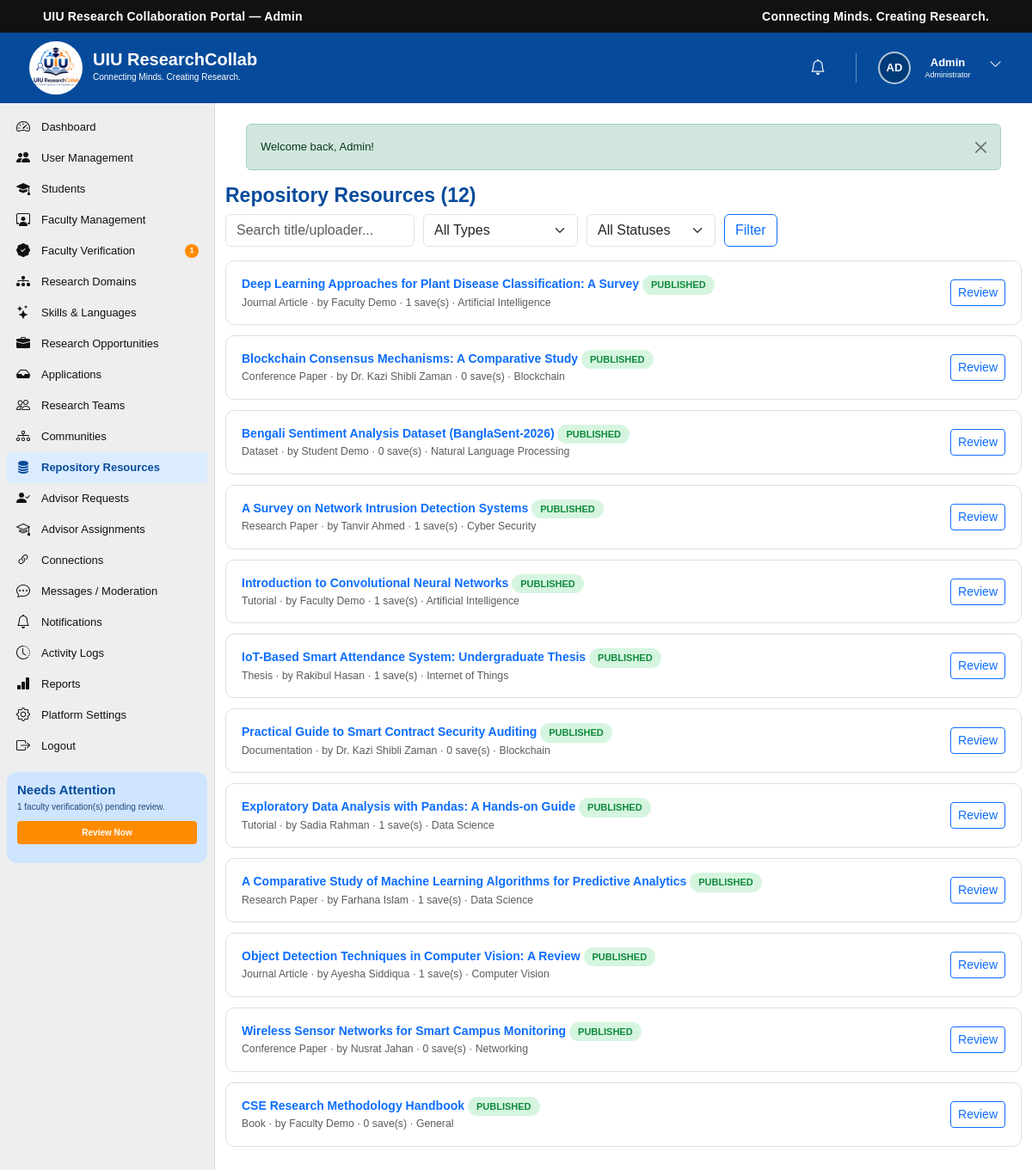
The app's page /admin/repository.php (signed in) with its own data.
### tables this page shows
CREATE TABLE `users` (
  `id` int(10) UNSIGNED NOT NULL,
  `name` varchar(100) NOT NULL,
  `email` varchar(150) NOT NULL,
  `password` varchar(255) NOT NULL,
  `role` enum('student','faculty','admin') NOT NULL DEFAULT 'student',
  `status` enum('active','inactive','suspended') NOT NULL DEFAULT 'active',
  `email_verified_at` datetime DEFAULT NULL,
  `last_login_at` datetime DEFAULT NULL,
  `created_at` timestamp NOT NULL DEFAULT current_timestamp(),
  `updated_at` timestamp NOT NULL DEFAULT current_timestamp() ON UPDATE current_timestamp()
);

CREATE TABLE IF NOT EXISTS `research_resources` (
  `id` int(10) UNSIGNED NOT NULL AUTO_INCREMENT,
  `uploaded_by` int(10) UNSIGNED NOT NULL,
  `title` varchar(250) NOT NULL,
  `description` text DEFAULT NULL,
  `resource_type` enum('Research Paper','Journal Article','Conference Paper','Dataset','Book','Thesis','Tutorial','Documentation','Other') NOT NULL DEFAULT 'Other',
  `author` varchar(200) DEFAULT NULL,
  `publication_year` year(4) DEFAULT NULL,
  `domain_id` int(10) UNSIGNED DEFAULT NULL,
  `file_path` varchar(500) DEFAULT NULL,
  `external_url` varchar(255) DEFAULT NULL,
  `thumbnail` varchar(255) DEFAULT NULL,
  `visibility` enum('Public','Students Only','Private') NOT NULL DEFAULT 'Public',
  `status` enum('Published','Draft') NOT NULL DEFAULT 'Published',
  `created_at` timestamp NOT NULL DEFAULT current_timestamp(),
  `updated_at` timestamp NOT NULL DEFAULT current_timestamp() ON UPDATE current_timestamp(),
  PRIMARY KEY (`id`),
  KEY `idx_resource_status` (`status`),
  KEY `idx_resource_type` (`resource_type`),
  KEY `fk_resource_domain` (`domain_id`),
  KEY `fk_resource_uploader` (`uploaded_by`)
);

CREATE TABLE `research_domains` (
  `id` int(10) UNSIGNED NOT NULL,
  `name` varchar(150) NOT NULL,
  `description` text DEFAULT NULL,
  `icon` varchar(100) DEFAULT NULL,
  `created_at` timestamp NOT NULL DEFAULT current_timestamp(),
  `updated_at` timestamp NOT NULL DEFAULT current_timestamp() ON UPDATE current_timestamp()
);

### includes/functions.php (called while the page is built, shortened)
<?php
function e(?string $value): string
{
    return htmlspecialchars((string)$value, ENT_QUOTES, 'UTF-8');
}
function base_url(): string
{
    static $base = null;
    if ($base === null) {
        $root    = str_replace('\\', '/', rtrim(dirname(__DIR__), '/\\'));
        $docRoot = str_replace('\\', '/', rtrim($_SERVER['DOCUMENT_ROOT'] ?? '', '/\\'));
        $base    = ($docRoot !== '' && strpos($root, $docRoot) === 0) ? substr($root, strlen($docRoot)) : '';
    }
    return $base;
}
function url(string $path): string
{
    return base_url() . $path;
}
function initials(string $name): string
{
    $parts = array_filter(preg_split('/\s+/', trim($name)));
    $parts = array_values($parts);
    $first = mb_substr($parts[0], 0, 1);
    $last  = count($parts) > 1 ? mb_substr(end($parts), 0, 1) : '';
    return mb_strtoupper($first . $last);
}

### includes/auth.php (called while the page is built, shortened)
<?php
function current_user_id(): ?int
{
    return isset($_SESSION['user_id']) ? (int)$_SESSION['user_id'] : null;
}
function is_logged_in(): bool
{
    return isset($_SESSION['user_id']);
}
function current_user(): ?array
{
    static $cache = null;
    if ($cache === null) {
        $stmt = db()->prepare('SELECT * FROM users WHERE id = ? LIMIT 1');
        $stmt->execute([current_user_id()]);
        $cache = $stmt->fetch() ?: null;
    }
    return $cache;
}

### config/database.php (called while the page is built, shortened)
<?php
function db(): PDO
{
    static $pdo = null;
    if ($pdo === null) {
        $dsn = 'mysql:host=' . DB_HOST . ';dbname=' . DB_NAME . ';charset=' . DB_CHARSET;
        try {
            $pdo = new PDO($dsn, DB_USER, DB_PASS, [
                PDO::ATTR_ERRMODE            => PDO::ERRMODE_EXCEPTION,
                PDO::ATTR_DEFAULT_FETCH_MODE => PDO::FETCH_ASSOC,
                PDO::ATTR_EMULATE_PREPARES   => false,
            ]);
        } catch (PDOException $e) {
            error_log('Database connection failed: ' . $e->getMessage());
            http_response_code(500);
            die('Service temporarily unavailable. Please try again later.');
        }
    }
    return $pdo;
}

### includes/admin_guard.php (called while the page is built, shortened)
<?php
$currentUser = current_user();

### admin/repository.php (the view, shortened to what this page needs)
<?php
require_once __DIR__ . '/../includes/admin_guard.php';
$pdo     = db();
$q = trim((string)($_GET['q'] ?? ''));
$where = ['1=1']; $params = [];
$stmt = $pdo->prepare(
    "SELECT r.*, u.name AS uploader_name, d.name AS domain_name, (SELECT COUNT(*) FROM saved_resources sr WHERE sr.resource_id = r.id) AS save_count
     FROM research_resources r JOIN users u ON u.id = r.uploaded_by LEFT JOIN research_domains d ON d.id = r.domain_id
     WHERE " . implode(' AND ', $where) . " ORDER BY r.created_at DESC LIMIT 60"
);
$stmt->execute($params);
$resources = $stmt->fetchAll();
?>
<!DOCTYPE html>
<html lang="en">
<head>
    <link href="https://cdn.jsdelivr.net/npm/bootstrap@5.3.3/dist/css/bootstrap.min.css" rel="stylesheet">
    <link rel="stylesheet" href="https://cdn.jsdelivr.net/npm/bootstrap-icons@1.11.3/font/bootstrap-icons.min.css">
    <link rel="stylesheet" href="../CSS/dashboard.css">
</head>
<body>
<?php require __DIR__ . '/../includes/admin_header.php'; ?>
<?php require __DIR__ . '/../includes/admin_sidebar.php'; ?>
    <main class="dashboard-main">
        <h2 style="color:var(--uiu-blue);font-size:23px;font-weight:700;">Repository Resources (<?= count($resources) ?>)</h2>
        <form method="get" class="filter-bar">
            <input type="text" name="q" value="<?= e($q) ?>" class="form-control" style="max-width:220px;" placeholder="Search title/uploader...">
            <select name="type" class="form-select" style="max-width:180px;"><option value="">All Types</option></select>
            <select name="status" class="form-select" style="max-width:150px;"><option value="">All Statuses</option></select>
            <button type="submit" class="btn btn-outline-primary">Filter</button>
        </form>
        <?php foreach ($resources as $r): ?>
            <div class="app-panel d-flex justify-content-between align-items-center flex-wrap gap-2">
                <div>
                    <div class="fw-semibold"><a href="<?= e(url('/admin/resource-details.php?id=' . $r['id'])) ?>" class="text-decoration-none"><?= e($r['title']) ?></a> <span class="pill <?= $r['status'] === 'Published' ? 'pill-green' : 'pill-gray' ?>"><?= e($r['status']) ?></span></div>
                    <div class="text-muted small"><?= e($r['resource_type']) ?> &middot; by <?= e($r['uploader_name']) ?> &middot; <?= (int)$r['save_count'] ?> save(s) &middot; <?= e($r['domain_name'] ?: 'General') ?></div>
                </div>
                <a href="<?= e(url('/admin/resource-details.php?id=' . $r['id'])) ?>" class="btn btn-sm btn-outline-primary">Review</a>
            </div>
        <?php endforeach; ?>
    </main>
<?php require __DIR__ . '/../includes/footer.php'; ?>
</body>
</html>

### includes/admin_header.php (shortened to what this page needs)
<div class="top-bar">
    <div class="container-fluid">
        <div class="row align-items-center">
            <div class="col-6">
                <div class="portal-title">UIU Research Collaboration Portal — Admin</div>
            </div>
            <div class="col-6 text-end">
                <div class="portal-tagline">Connecting Minds. Creating Research.</div>
            </div>
        </div>
    </div>
</div>
<header class="dashboard-header">
    <div class="dashboard-header-left">
        <a href="<?= e(url('/admin/dashboard.php')) ?>" class="dashboard-logo-link">
            <img src="<?= e(url('/IMAGES/logo.jpg')) ?>" alt="UIU ResearchCollab Logo" class="dashboard-logo">
        </a>
        <div class="dashboard-brand">
            <h1>UIU ResearchCollab</h1>
            <p>Connecting Minds. Creating Research.</p>
        </div>
    </div>
    <div class="dashboard-header-right">
        <div class="header-icon notification-icon">
            <a href="<?= e(url('/admin/notifications.php')) ?>" aria-label="Notifications">
                <i class="bi bi-bell"></i>
            </a>
        </div>
        <div class="dropdown dashboard-user-dropdown">
            <button class="dashboard-user btn p-0 border-0 bg-transparent" type="button" data-bs-toggle="dropdown" aria-expanded="false" aria-label="User menu">
                <span class="user-avatar avatar-initials"><?= e(initials($currentUser['name'])) ?></span>
                <div class="user-information">
                    <h3 class="user-first-name"><?= e(explode(' ', trim($currentUser['name']))[0] ?? $currentUser['name']) ?></h3>
                    <p>Administrator</p>
                </div>
                <span class="user-dropdown-button"><i class="bi bi-chevron-down"></i></span>
            </button>
        </div>
    </div>
</header>
<div class="dashboard-wrapper">

### CSS/dashboard.css (style rules this page uses)
:root { --uiu-blue: #064b9b; --uiu-dark-blue: #003b7a; --uiu-light-blue: #e5f0ff; --uiu-orange: #ff8c00; --uiu-green: #13a538; --uiu-purple: #7b3fc6; --uiu-teal: #00a99d; --text-dark: #111111; --text-medium: #444444; --text-light: #666666; --background: #f5f5f5; --card-background: #ffffff; --border-color: #dddddd; }
* { margin: 0; padding: 0; box-sizing: border-box; }
html { scroll-behavior: smooth; }
body { font-family: Arial, Helvetica, sans-serif; background-color: var(--background); color: var(--text-dark); font-size: 14px; overflow-x: hidden; }
a { text-decoration: none; }
button, input { font-family: inherit; }
img { max-width: 100%; display: block; }
.top-bar { width: 100%; min-height: 38px; background-color: #111111; color: #ffffff; display: flex; align-items: center; }
.top-bar .container-fluid { padding-left: 50px; padding-right: 50px; }
.portal-title { font-size: 14px; font-weight: 700; letter-spacing: 0.2px; line-height: 1.2; }
.portal-tagline { font-size: 14px; font-weight: 600; letter-spacing: 0.2px; line-height: 1.2; }
.dashboard-header { width: 100%; height: 82px; background-color: var(--uiu-blue); display: flex; align-items: center; justify-content: space-between; padding: 30px 30px; color: #ffffff; }
.dashboard-header-left { display: flex; align-items: center; height: 100%; flex-shrink: 0; }
.dashboard-logo-link { display: flex; align-items: center; justify-content: center; width: 70px; height: 70px; }
.dashboard-logo { width: 62px; height: 62px; object-fit: contain; border-radius: 50%; }
.dashboard-brand { margin-left: 8px; line-height: 1; }
.dashboard-brand h1 { margin: 0; color: #ffffff; font-size: 20px; font-weight: 700; line-height: 20px; }
.dashboard-brand p { margin: 1px 0 0; color: #ffffff; font-size: 10px; line-height: 20px; }
.dashboard-header-right { height: 100%; display: flex; align-items: center; justify-content: flex-end; gap: 15px; }
.header-icon { width: 38px; height: 42px; display: flex; align-items: center; justify-content: center; position: relative; }
.dashboard-user { height: 100%; display: flex; align-items: center; gap: 8px; }
.user-avatar { width: 38px; height: 38px; border-radius: 50%; object-fit: cover; border: 2px solid rgba(255, 255, 255, 0.7); }
.user-information { min-width: 70px; }
.user-information h3 { margin: 0; color: #ffffff; font-size: 13px; font-weight: 700; line-height: 16px; }
.user-information p { margin: 0; color: #ffffff; font-size: 9px; line-height: 12px; }
.user-dropdown-button { width: 25px; height: 30px; border: none; background: transparent; color: #ffffff; font-size: 15px; cursor: pointer; }
.dashboard-wrapper { width: 100%; min-height: calc(100vh - 102px); display: flex; align-items: stretch; }
.dashboard-main { flex: 1; min-width: 0; background-color: #ffffff; padding: 10px 12px 20px; }
.avatar-initials { display: flex; align-items: center; justify-content: center; background-color: var(--uiu-dark-blue); color: #ffffff; font-size: 13px; font-weight: 700; }
.header-icon a { width: 35px; height: 35px; border: none; background: transparent; color: #ffffff; font-size: 18px; cursor: pointer; display: flex; align-items: center; justify-content: center; position: relative; }
.dashboard-user-dropdown { height: 100%; display: flex; align-items: center; }

### admin/repository.php (style rules this page uses)
.app-panel { background:#fff;border:1px solid var(--border-color);border-radius:10px;padding:16px 18px;margin-bottom:12px }
.filter-bar { display:flex;flex-wrap:wrap;gap:10px;margin-bottom:16px }
.pill { display:inline-flex;align-items:center;padding:3px 10px;border-radius:20px;font-size:11px;font-weight:700;text-transform:uppercase }
.pill-green { background:#d6f5e0;color:#0f8a3c }

### records on screen
users: name "AD", name "Admin"
research_resources: title "Deep Learning Approaches for Plant Disease Classification: A Survey", status "PUBLISHED", resource_type "Journal Article", users.name "Faculty Demo", save_count "1", research_domains.name "Artificial Intelligence"
research_resources: title "Blockchain Consensus Mechanisms: A Comparative Study", status "PUBLISHED", resource_type "Conference Paper", users.name "Dr. Kazi Shibli Zaman", save_count "0", research_domains.name "Blockchain"
research_resources: title "Bengali Sentiment Analysis Dataset (BanglaSent-2026)", status "PUBLISHED", resource_type "Dataset", users.name "Student Demo", save_count "0", research_domains.name "Natural Language Processing"
research_resources: title "A Survey on Network Intrusion Detection Systems", status "PUBLISHED", resource_type "Research Paper", users.name "Tanvir Ahmed", save_count "1", research_domains.name "Cyber Security"
research_resources: title "Introduction to Convolutional Neural Networks", status "PUBLISHED", resource_type "Tutorial", users.name "Faculty Demo", save_count "1", research_domains.name "Artificial Intelligence"
research_resources: title "IoT-Based Smart Attendance System: Undergraduate Thesis", status "PUBLISHED", resource_type "Thesis", users.name "Rakibul Hasan", save_count "1", research_domains.name "Internet of Things"
research_resources: title "Practical Guide to Smart Contract Security Auditing", status "PUBLISHED", resource_type "Documentation", users.name "Dr. Kazi Shibli Zaman", save_count "0", research_domains.name "Blockchain"
research_resources: title "Exploratory Data Analysis with Pandas: A Hands-on Guide", status "PUBLISHED", resource_type "Tutorial", users.name "Sadia Rahman", save_count "1", research_domains.name "Data Science"
research_resources: title "A Comparative Study of Machine Learning Algorithms for Predictive Analytics", status "PUBLISHED", resource_type "Research Paper", users.name "Farhana Islam", save_count "1", research_domains.name "Data Science"
research_resources: title "Object Detection Techniques in Computer Vision: A Review", status "PUBLISHED", resource_type "Journal Article", users.name "Ayesha Siddiqua", save_count "1", research_domains.name "Computer Vision"
research_resources: title "Wireless Sensor Networks for Smart Campus Monitoring", status "PUBLISHED", resource_type "Conference Paper", users.name "Nusrat Jahan", save_count "0", research_domains.name "Networking"
research_resources: title "CSE Research Methodology Handbook", status "PUBLISHED", resource_type "Book", users.name "Faculty Demo", save_count "0", domain_name "General"

### other values on screen
$label "Dashboard"
$label "User Management"
$label "Students"
$label "Faculty Management"
$label "Faculty Verification"
$pendingVerificationCount "1"
$label "Research Domains"
$label "Skills & Languages"
$label "Research Opportunities"
$label "Applications"
$label "Research Teams"
$label "Communities"
$label "Repository Resources"
$label "Advisor Requests"
$label "Advisor Assignments"
